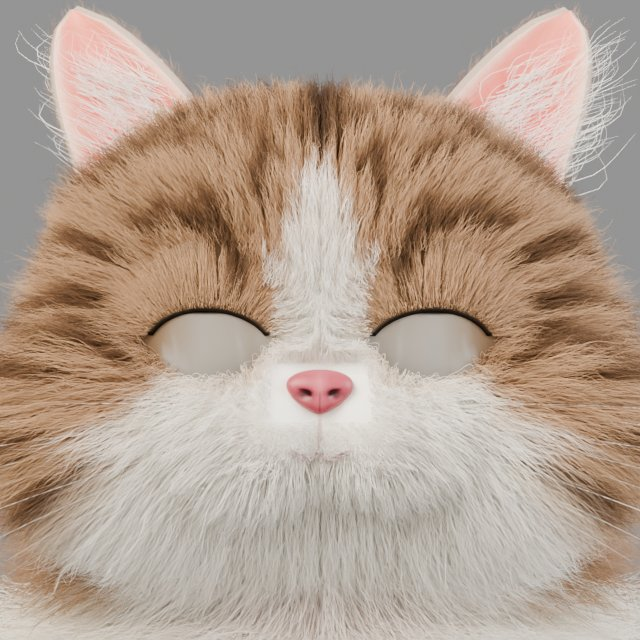
#> input picture reviews/b4-round/site/img-round-h-1001/lid-before-happy.jpg, 640 x 640 px, given in place of img-round-h-1001, which was not available
$ python v6_eye_size.py ../../reviews/b4-round/site/img-round-h-1001
#> lines starting #> are read from the running program, lines starting #| are printed output that depends on the picture; after the words box and inside, x2 and y2 are one past the last pixel; in counts of white or black regions, pixels touching at a corner belong together; pictures that were not available may be replaced by others from this repository, and a replacement may not be noted
"""Pupil and iris size relative to the pupil spacing E, catchlights included.

Why this exists: v6_face_shape.py sizes a pupil by the radius of the largest circle that fits in
its dark region (a distance-transform peak). The reference photograph has big catchlights INSIDE
its pupils, which bite into that circle, so it read .194E - while the render, with small
catchlights, read its full pupil. On that biased comparison the eyes were shrunk to EYE_R .66,
and the cat lost the big round eyes the reference actually has (pupil ~.28E, iris ~.44E).

Here the dark region is hole-filled first (a catchlight is part of the pupil), sized by its
area, and searched only in a window around each eye so it cannot leak into dark fur.

usage: v6_eye_size.py IMAGE [--eyes x1,y1,x2,y2]   (eyes default: the two largest dark blobs)
"""
import argparse

import numpy as np
from PIL import Image
from scipy import ndimage

IRIS_SAT_DROP = 0.35  # the iris ends where the ring stops being darker than the surround


def eye_centres(lum):
    dark = ndimage.binary_fill_holes(ndimage.binary_opening(lum < 50, iterations=2))
    lab, n = ndimage.label(dark)
    blobs = []
    for i in range(1, n + 1):
        ys, xs = np.nonzero(lab == i)
        if len(xs) < 200:
            continue
        bw, bh = np.ptp(xs) + 1, np.ptp(ys) + 1
        if 0.5 < bw / bh < 2:
            blobs.append((len(xs), xs.mean(), ys.mean()))
    blobs.sort(reverse=True)
    return sorted([(b[1], b[2]) for b in blobs[:2]])


def measure(path, eyes=None):
    im = np.asarray(Image.open(path).convert('RGB')).astype(float)
    lum = im.mean(axis=2)
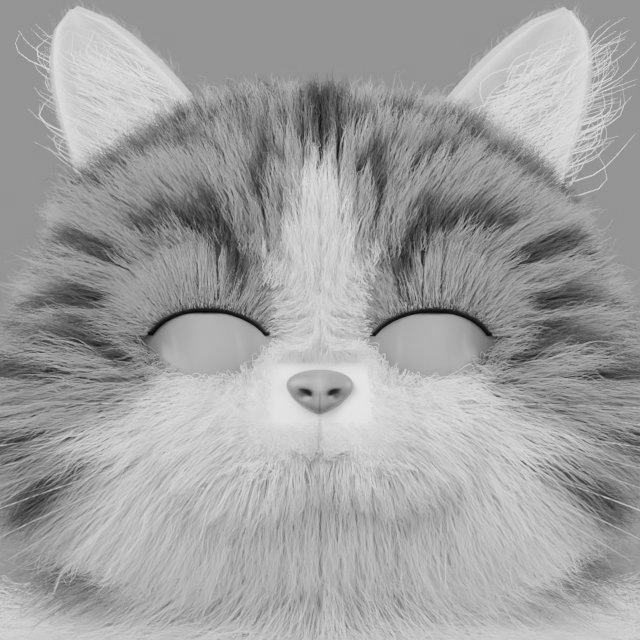
#> lum: shape (640, 640) float64; min 3.67, max 231.7, mean 161.4
    eyes = eyes or eye_centres(lum)
#> in eye_centres, `dark = ndimage.binary_fill_holes(ndimage.binary_opening(lum < 50, iter..`:
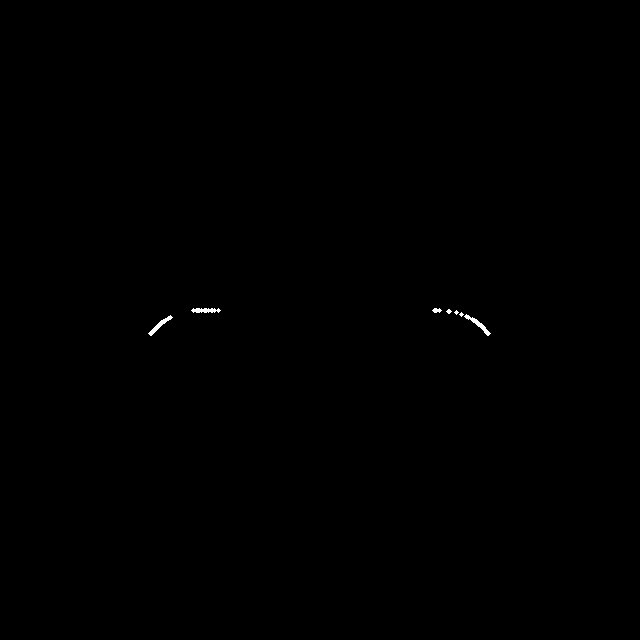
#> dark: shape (640, 640) bool; 0.11% white; 7 white regions (3 under 20 px), largest, box (x1, y1, x2, y2) and area: (464, 314, 491, 336) 128, (148, 315, 173, 336) 121, (191, 308, 221, 313) 112, (432, 308, 442, 313) 34
#> in eye_centres, `lab, n = ndimage.label(dark)`: lab: shape (640, 640) int32; 8 distinct labels, from 0 to 7
#> in eye_centres, `lab, n = ndimage.label(dark)`: n = 7
#> after the loop in eye_centres, `for i in range(1, n + 1):`: blobs = []
#> eyes = []
#> (the run stopped early here; a loop or call above may not have finished)

$ run again, on reviews/b4-round/site/img-round-h-1001/poses-b4-Jump.jpg
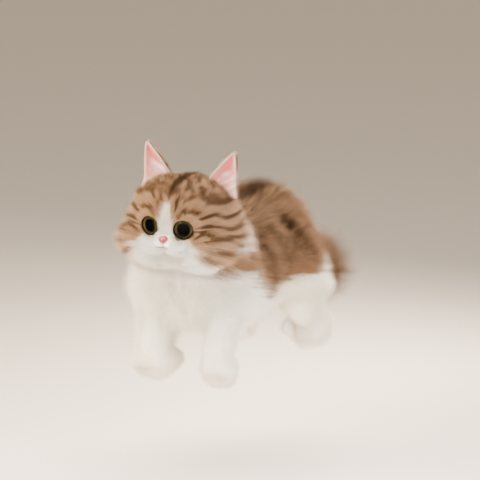
#> input picture reviews/b4-round/site/img-round-h-1001/poses-b4-Jump.jpg, 480 x 480 px, given in place of img-round-h-1001, which was not available
#> in measure, `lum = im.mean(axis=2)`:
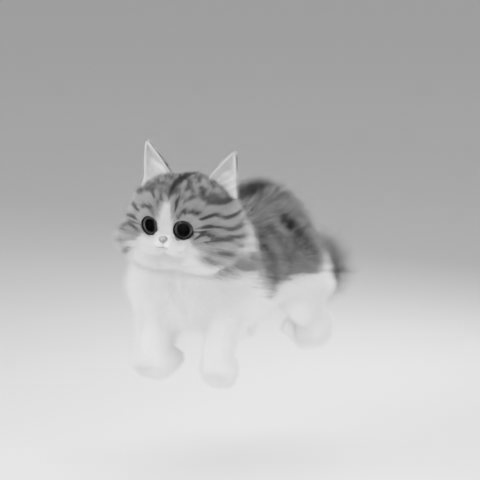
#> lum: shape (480, 480) float64; min 2, max 235.7, mean 187.5
#> dark: shape (480, 480) bool; 0.12% white; 2 white regions, box (x1, y1, x2, y2) and area: (176, 222, 190, 239) 168, (145, 219, 155, 232) 100
#> lab: shape (480, 480) int32; 3 distinct labels, from 0 to 2
#> n = 2
#> after the loop in eye_centres, `for i in range(1, n + 1):`: blobs = []
